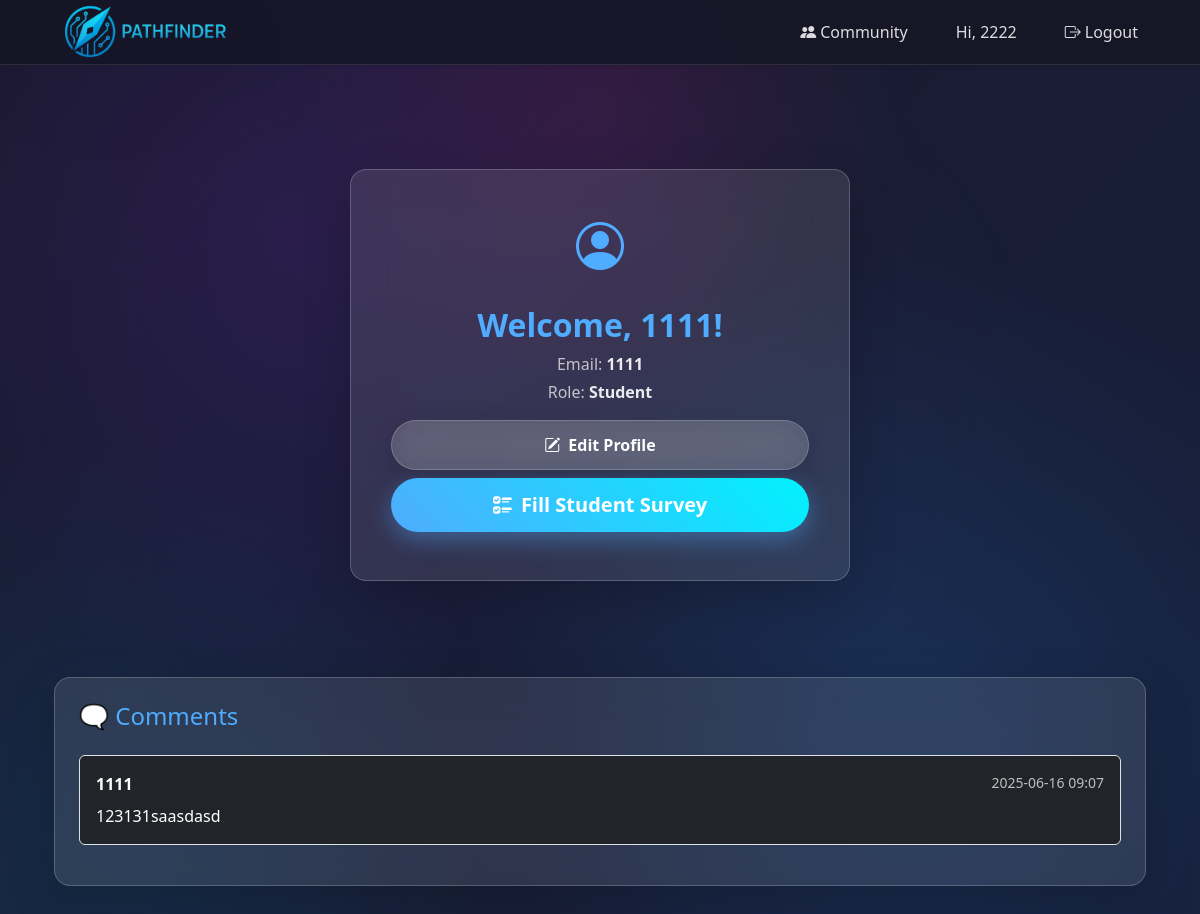
Page /profile/1 (signed in) on the committed database.
### flaskProject/auth/models.py (models this page shows, shortened)
class User(UserMixin, db.Model):
    __tablename__ = 'users'
    id = db.Column(db.Integer, primary_key=True)
    username = db.Column(db.String(64), unique=True, nullable=False)
    email = db.Column(db.String(120), unique=True, nullable=False)
    password_hash = db.Column(db.String(128), nullable=False)
    role = db.Column(db.String(10), nullable=False)
    is_admin = db.Column(db.Boolean, default=False)  # NEW FIELD

### flaskProject/main/models.py (models this page shows, shortened)
class Comment(db.Model):
    __tablename__ = 'comments'
    id = db.Column(db.Integer, primary_key=True)
    content = db.Column(db.Text, nullable=False)
    timestamp = db.Column(db.DateTime, default=datetime.utcnow)
    user_id = db.Column(db.Integer, db.ForeignKey('users.id'), nullable=False)
    user = db.relationship('User', backref='comments')

### flaskProject/main/routes.py (the view, shortened to what this page needs)
@main_bp.route('/profile/<int:user_id>', methods=['GET', 'POST'])
@login_required
def view_profile(user_id):
    user = User.query.get_or_404(user_id)
    comments = Comment.query.filter_by(user_id=user_id).order_by(Comment.timestamp.desc()).all()
    return render_template('profile.html', user=user, comments=comments)

### flaskProject/__init__.py (called while the page is built)
def create_app(config):
    app = Flask(__name__)
    app.config.from_object(config)
    db.init_app(app)
    login_manager.init_app(app)
    from .auth import auth_bp
    from .main import main_bp
    from .form import form_bp
    from .ml import ml_bp
    from .auth.models import User
    from .form.models import StudentSurveyResponse
    @login_manager.user_loader
    def load_user(user_id):
        return User.query.get(int(user_id))
    app.register_blueprint(auth_bp)
    app.register_blueprint(main_bp)
    app.register_blueprint(form_bp)
    app.register_blueprint(ml_bp)
    return app

### flaskProject/templates/profile.html (shortened to what this page needs)
{% extends "base.html" %}
{% block content %}
<div class="d-flex justify-content-center align-items-center min-vh-80 py-5">
  <div class="card shadow-lg p-4 rounded-4 text-center" style="width: 100%; max-width: 500px;">
    <div class="card-body">
      <div class="mb-4">
        <i class="bi bi-person-circle text-primary" style="font-size: 3rem;"></i>
      </div>
      <h2 class="fw-bold text-primary">Welcome, {{ user.username }}!</h2>
      <p class="text-muted mb-1">Email: <span class="fw-semibold">{{ user.email }}</span></p>
      <p class="text-muted mb-3">Role: <span class="fw-semibold text-capitalize">{{ user.role }}</span></p>
      <div class="mb-2">
        <a href="{{ url_for('main.edit_profile') }}" class="btn btn-glassmorphism w-100">
          <i class="bi bi-pencil-square me-2"></i>Edit Profile
        </a>
      </div>
      {% if user.role == 'student' %}
        {% if not has_survey %}
          <a href="{{ url_for('form.student_survey') }}" class="btn btn-primary-gradient btn-lg w-100 mb-2">
            <i class="bi bi-ui-checks me-2"></i>Fill Student Survey
          </a>
        {% else %}
          <a href="{{ url_for('ml.match') }}" class="btn btn-success-gradient btn-lg w-100 mb-2">
            <i class="bi bi-search me-2"></i>Find a Mentor
          </a>
        {% endif %}
      {% elif user.role == 'teacher' %}
        {% if not has_survey %}
          <a href="{{ url_for('form.teacher_survey') }}" class="btn btn-success-gradient btn-lg w-100 mb-2">
            <i class="bi bi-person-badge me-2"></i>Fill Mentor Profile
          </a>
        {% endif %}
      {% endif %}
    </div>
  </div>
</div>
<div class="container mt-5">
  <div class="card shadow-lg p-4 rounded-4">
    <h4 class="text-primary mb-4">🗨️ Comments</h4>
    {% if comments %}
      {% for comment in comments %}
        <div class="mb-3 p-3 border rounded bg-dark text-white">
          <strong>{{ comment.user.username }}</strong>
          <small class="text-muted float-end">{{ comment.timestamp.strftime('%Y-%m-%d %H:%M') }}</small>
          <p class="mt-2 mb-0">{{ comment.content }}</p>
        </div>
      {% endfor %}
    {% else %}
      <p class="text-muted">No comments yet.</p>
    {% endif %}
  </div>
</div>
{% endblock %}

### flaskProject/templates/base.html (shortened to what this page needs)
<!DOCTYPE html>
<html lang="en">
<head>
    <link href="https://cdn.jsdelivr.net/npm/bootstrap@5.3.0/dist/css/bootstrap.min.css" rel="stylesheet">
    <link rel="stylesheet" href="https://cdn.jsdelivr.net/npm/bootstrap-icons@1.10.5/font/bootstrap-icons.css">
</head>
<body>
    <nav class="navbar navbar-expand-lg navbar-dark shadow-sm">
    <div class="container">
        <a class="navbar-brand" href="{{ url_for('main.index') }}">
            <img src="{{ url_for('static', filename='Logo.png') }}" alt="Logo">
        </a>
        <div class="collapse navbar-collapse" id="navbarNav">
            <ul class="navbar-nav ms-auto align-items-lg-center gap-2">
                <li class="nav-item">
                    <a class="nav-link" href="{{ url_for('main.community') }}">
                        <i class="bi bi-people-fill me-1"></i>Community
                    </a>
                </li>
                {% if current_user.is_authenticated %}
                    <li class="nav-item">
                            <a class = "nav-link" href="{{ url_for('main.profile') }}">Hi, {{ current_user.username }} </a>
                    </li>
                    <li class="nav-item">
                        <a class="nav-link" href="{{ url_for('auth.logout') }}">
                            <i class="bi bi-box-arrow-right me-1"></i>Logout
                        </a>
                    </li>
                {% endif %}
            </ul>
        </div>
    </div>
    </nav>
    <main class="container py-4">
        {% block content %}{% endblock %}
    </main>
</body>
</html>

### flaskProject/templates/base.html (style rules this page uses)
* { transition: all 0.3s cubic-bezier(0.4, 0, 0.2, 1); }
body { background: linear-gradient(135deg, #1a1a2e, #16213e, #0f3460, #533483); background-size: 400% 400%; animation: gradientShift 12s ease infinite; min-height: 100vh; position: relative; overflow-x: hidden; }
body::before { content: ''; position: fixed; top: 0; left: 0; width: 100%; height: 100%; background-image: radial-gradient(circle at 25% 25%, rgba(138, 43, 226, 0.15) 0%, transparent 40%), radial-gradient(circle at 75% 75%, rgba(30, 144, 255, 0.15) 0%, transparent 40%), radial-gradient(circle at 50% 10%, rgba(255, 20, 147, 0.1) 0%, transparent 30%), radial-gradient(circle at 10% 90%, rgba(0, 191, 255, 0.1) 0%, transparent 30%); animation: floatingOrbs 25s ease-in-out infinite; pointer-events: none; z-index: -1; }
body::after { content: ''; position: fixed; top: 0; left: 0; width: 100%; height: 100%; background-image: radial-gradient(circle at 60% 40%, rgba(72, 61, 139, 0.08) 0%, transparent 35%), radial-gradient(circle at 20% 60%, rgba(25, 25, 112, 0.08) 0%, transparent 35%); animation: floatingOrbs 18s ease-in-out infinite reverse; pointer-events: none; z-index: -1; }
.navbar { background: rgba(23, 23, 40, 0.95) !important; backdrop-filter: blur(20px); border-bottom: 1px solid rgba(255, 255, 255, 0.1); box-shadow: 0 8px 32px rgba(0, 0, 0, 0.3); }
.navbar-brand { transform: translateY(0); transition: all 0.4s cubic-bezier(0.4, 0, 0.2, 1); }
.navbar-brand img { height: 35px; transform: scale(6); transform-origin: left center; filter: drop-shadow(0 4px 8px rgba(0, 0, 0, 0.3)); transition: all 0.4s cubic-bezier(0.4, 0, 0.2, 1); }
.nav-link { position: relative; padding: 0.75rem 1.25rem !important; border-radius: 12px; font-weight: 500; overflow: hidden; color: rgba(255, 255, 255, 0.85) !important; }
.nav-link::before { content: ''; position: absolute; top: 0; left: -100%; width: 100%; height: 100%; background: linear-gradient(90deg, transparent, rgba(255, 255, 255, 0.1), transparent); transition: left 0.5s ease; }
.nav-link i { transition: transform 0.3s ease; }
main.container { margin-top: 2rem; margin-bottom: 2rem; min-height: 60vh; animation: containerFadeIn 0.8s ease-out; }

### flaskProject/templates/profile.html (style rules this page uses)
.btn-glassmorphism { background: rgba(255, 255, 255, 0.15) !important; backdrop-filter: blur(20px); border: 1px solid rgba(255, 255, 255, 0.2) !important; border-radius: 50px; padding: 0.75rem 2rem; font-weight: 600; color: white !important; text-decoration: none; display: inline-block; transition: all 0.3s cubic-bezier(0.4, 0, 0.2, 1); box-shadow: 0 8px 25px rgba(0, 0, 0, 0.15); position: relative; overflow: hidden; }
.btn-glassmorphism::before { content: ''; position: absolute; top: 0; left: -100%; width: 100%; height: 100%; background: linear-gradient(90deg, transparent, rgba(255, 255, 255, 0.1), transparent); transition: left 0.5s ease; }
.btn-primary-gradient { background: linear-gradient(45deg, #4facfe, #00f2fe) !important; border: none !important; border-radius: 50px; padding: 0.75rem 2rem; font-weight: 600; color: white !important; text-decoration: none; display: inline-block; transition: all 0.3s cubic-bezier(0.4, 0, 0.2, 1); box-shadow: 0 8px 25px rgba(79, 172, 254, 0.4); position: relative; overflow: hidden; }
.btn-primary-gradient::before { content: ''; position: absolute; top: 0; left: -100%; width: 100%; height: 100%; background: linear-gradient(90deg, transparent, rgba(255, 255, 255, 0.2), transparent); transition: left 0.5s ease; }
.card { background: rgba(255, 255, 255, 0.1) !important; backdrop-filter: blur(20px); border: 1px solid rgba(255, 255, 255, 0.2) !important; color: white !important; }
.text-primary { color: #4facfe !important; }
.text-muted { color: rgba(255, 255, 255, 0.7) !important; }
.fw-semibold { color: rgba(255, 255, 255, 0.9) !important; }

### rows in the picture
User: username "2222"
User: username "1111", email "1111", role "Student"
Comment: user.username "1111", timestamp "2025-06-16 09:07", content "123131saasdasd"
